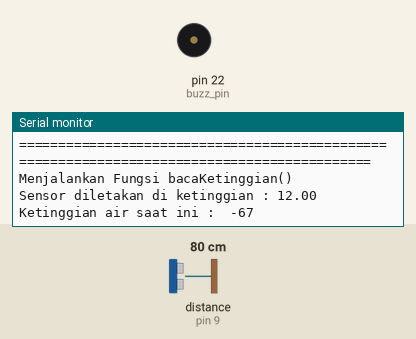
Bench run of a sketch on a simulated Arduino Mega 2560, built with avr-gcc and run on an emulated ATmega2560. On the bench: buzzer (waves = sounding, pin HIGH), the last lines printed to the serial monitor. Wiring (inferred from the names in the program): ultrasonic range finder: trigger pin 8; echo pin 9. The inputs (shaded band) are chosen by the test bench; at power-on: distance to the obstacle (sensor on pin 9) 80 cm. The echo pulse lasts 58.3 µs per cm; pins used as bus, display or sensor lines are not drawn.

Above: at 4.8 s.
4.9 s: distance to the obstacle (sensor on pin 9) set to 4 cm
At 7.4 s:
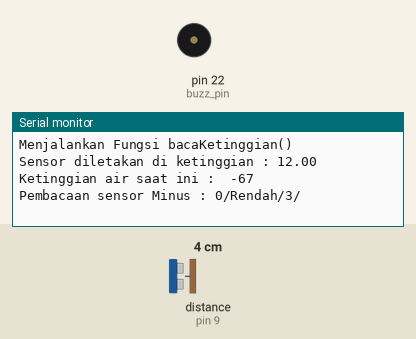
12.5 s: distance to the obstacle (sensor on pin 9) set to 2 cm
At 15.9 s:
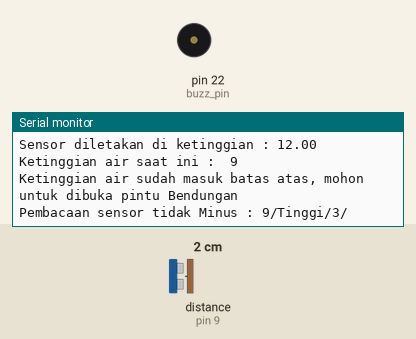
Timing chart, 0 to 17.4 s (numbered marks = the images above; inputs shaded):
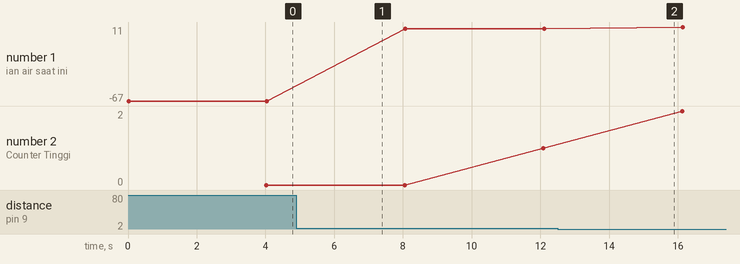

The sketch:

ketinggian_air.ino
```cpp
#include <SoftwareSerial.h>
#define ultrasonic_trigger_pin 8
#define ultrasonic_echo_pin 9
#define NOTIF_TINGGI "1"
#define NOTIF_NORMAL "2"
#define NOTIF_RENDAH "3"
#define NOTIF_OFF "4"
#define buzz_pin 22

const byte rxPin = 6;
const byte txPin = 7;

//----Var untuk ultarsonic
float lokasi_sensor = 12;
float batas_atas = lokasi_sensor - 5;
float batas_bawah = 0;


String status_ketinggian;
String recent_notif = "3";
String recent_status = "Rendah";
int recent_ketinggian = 0; //limit bawah untuk kondisi normal

boolean initial =  true;


SoftwareSerial ESP8266 (rxPin, txPin);

int counter_tinggi = 0;
int counter_normal = 0;
int counter_rendah = 0;

String notif = "";

void setup() {
  pinMode(ultrasonic_trigger_pin, OUTPUT);
  pinMode(ultrasonic_echo_pin, INPUT);
  pinMode(buzz_pin,OUTPUT);
  Serial.begin(115200);
  ESP8266.begin(115200);
}

void loop(){
  Serial.println("============================================================================================");
  String data = bacaKetinggian();
  if(initial){
    initial = false;
  }else{
    String server = "http://192.168.43.3/automation_system_adi/index.php/api/post_data/" + data;
    ESP8266.print(server);
  }
  delay(1000);
  Serial.print("Counter rendah : ");
  Serial.println(counter_rendah);
  Serial.print("Counter normal : ");
  Serial.println(counter_normal);
  Serial.print("Counter Tinggi : ");
  Serial.println(counter_tinggi);
  Serial.println("============================================================================================");
}

String bacaKetinggian(){
  Serial.println("Menjalankan Fungsi bacaKetinggian()");
  long duration, distance ;
  int ketinggian_air;
  digitalWrite(ultrasonic_trigger_pin, LOW);
  delayMicroseconds(2);
  digitalWrite(ultrasonic_trigger_pin, HIGH);
  delayMicroseconds(10);
  digitalWrite(ultrasonic_trigger_pin, LOW);
  duration = pulseIn(ultrasonic_echo_pin, HIGH);
  distance = (duration/2) / 29.1;
  Serial.print("Sensor diletakan di ketinggian : ");
  Serial.println(lokasi_sensor);
  ketinggian_air = (lokasi_sensor - distance) - 0;
  Serial.print("Ketinggian air saat ini :  ");
  Serial.println(ketinggian_air);
  delay(3000);


  String retVal;
  if(ketinggian_air < 0 || ketinggian_air > 10){
    Serial.print("Pembacaan sensor Minus : ");
    retVal = (String)recent_ketinggian +"/"+ recent_status + "/" + recent_notif + "/" ;
  }else
  if(ketinggian_air >= 0 && ketinggian_air <= 10){
    if (ketinggian_air >= batas_atas){
      counter_tinggi ++;
      counter_normal = 0 ;
      counter_rendah = 0 ;
      status_ketinggian = "Tinggi";
      Serial.println("Ketinggian air sudah masuk batas atas, mohon untuk dibuka pintu Bendungan");
    }else
    //untuk kondisi normal
    if (ketinggian_air < batas_atas && ketinggian_air > (batas_atas - 6)){
      counter_tinggi = 0;
      counter_normal ++ ;
      counter_rendah = 0 ;
      status_ketinggian = "Normal";
      Serial.println("Ketinggian air kondisi normal");
    }else
    //untuk kodisi rendah
    if (ketinggian_air <= (batas_atas - 6)){
      counter_tinggi = 0;
      counter_normal = 0 ;
      counter_rendah ++ ;
      status_ketinggian = "Rendah";
      Serial.println("Ketinggian air kondisi surut, mohon untuk ditutup puntu Bendungan");
    }
    if(counter_tinggi >= 10){
        notif = NOTIF_TINGGI;
        digitalWrite(buzz_pin,HIGH);
    }else
    if(counter_normal >= 10){
        notif = NOTIF_NORMAL;
        digitalWrite(buzz_pin,LOW);
    }else
    if(counter_rendah >= 10){
        notif = NOTIF_RENDAH;
        digitalWrite(buzz_pin,LOW);
    }else
    if(counter_rendah < 10 || counter_normal < 10 || counter_tinggi < 10){
        notif = recent_notif;
        digitalWrite(buzz_pin,LOW);
    }
    Serial.print("Pembacaan sensor tidak Minus : ");
    retVal = (String)ketinggian_air +"/"+ status_ketinggian + "/" + notif + "/" ;
    recent_ketinggian = ketinggian_air;
    recent_notif = notif;
    recent_status = status_ketinggian;
  }
  Serial.println(retVal);
  return retVal;
}
```

Measured:
- plotted number 1: -67 → 9 after the input at 4.9 s, 9 → 11 after the input at 12.5 s
- plotted number 2: 0 → 1 after the input at 4.9 s
